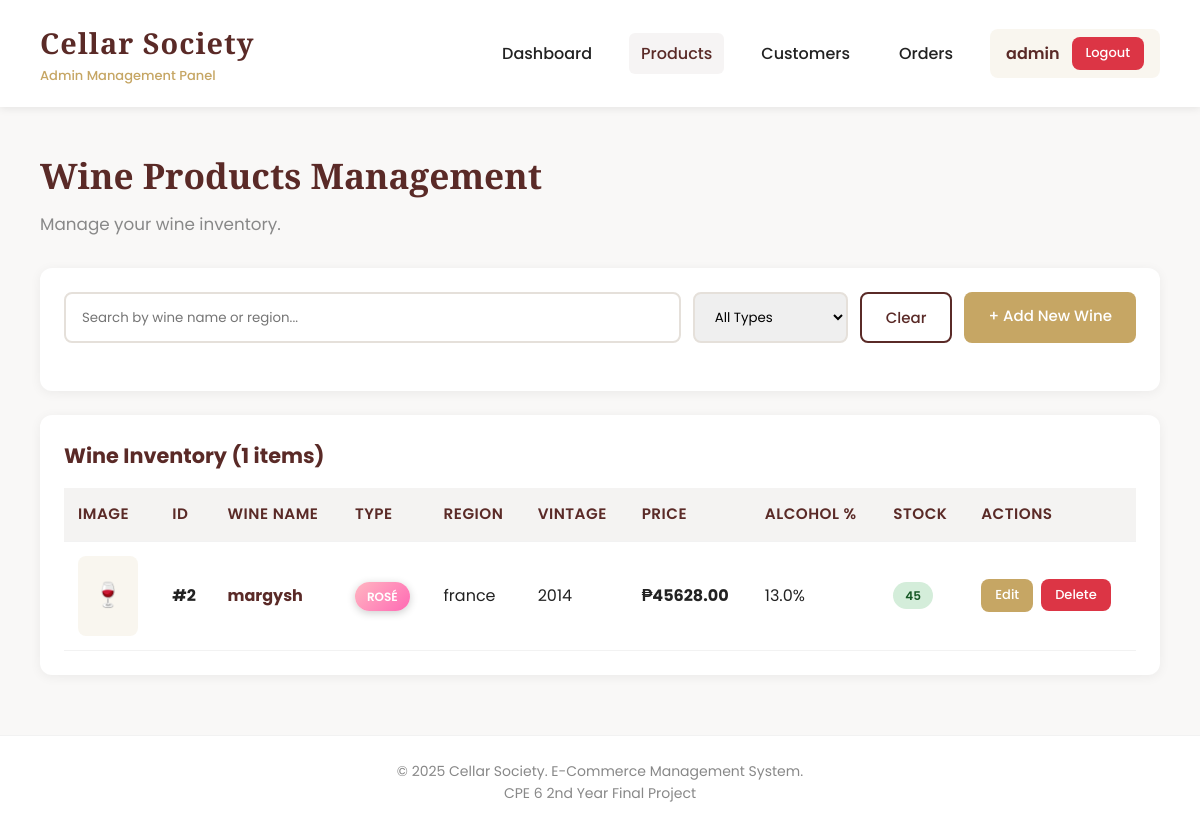
Page /products (signed in) on the earlier database version.
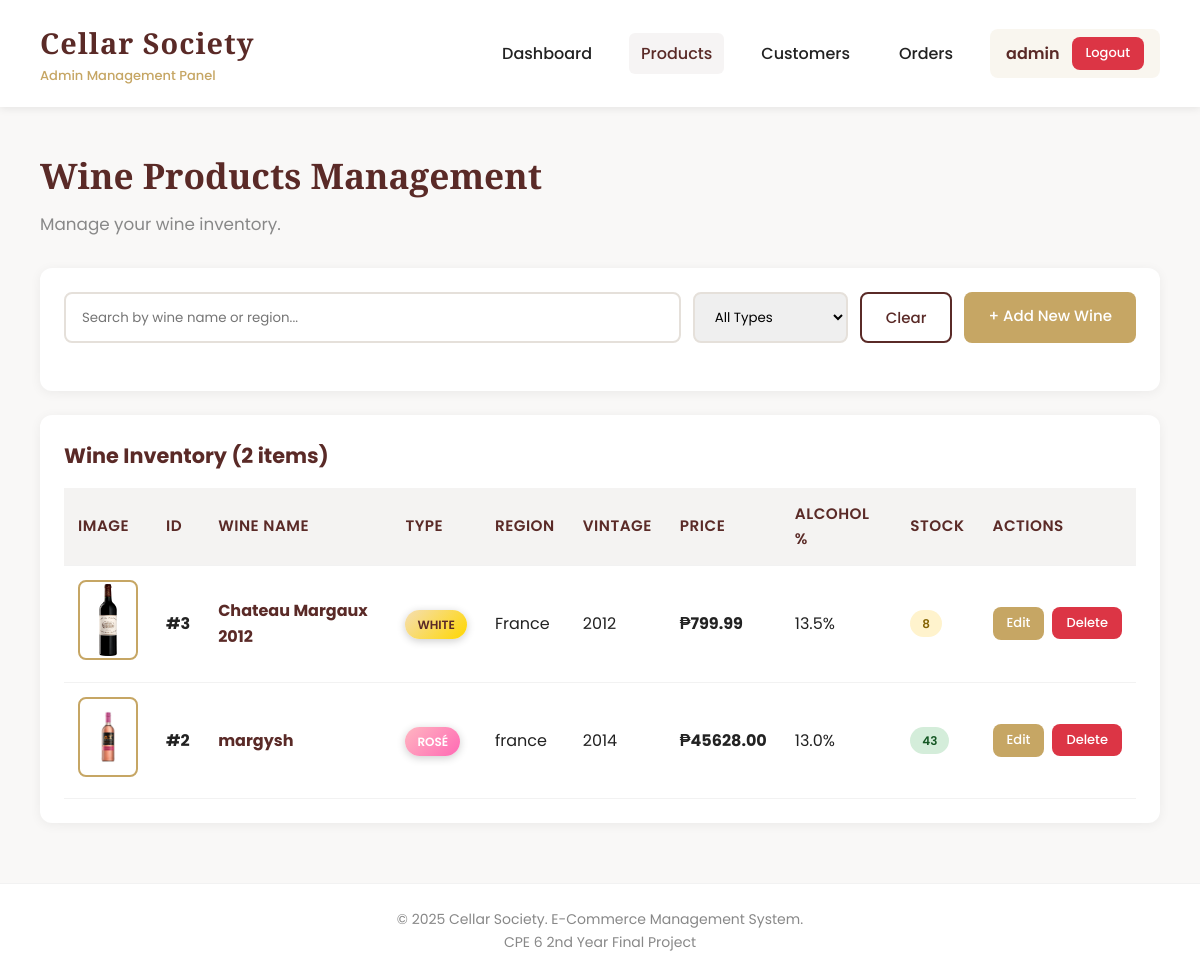
Same page on the later database version.
### tables this page shows
CREATE TABLE products (
        id INTEGER PRIMARY KEY AUTOINCREMENT,
        name TEXT NOT NULL,
        type TEXT NOT NULL,
        region TEXT NOT NULL,
        vintage INTEGER NOT NULL,
        price REAL NOT NULL,
        alcohol REAL NOT NULL,
        stock INTEGER NOT NULL,
        description TEXT,
        image_url TEXT,
        created_at TIMESTAMP DEFAULT CURRENT_TIMESTAMP
    );

### app.py (the view)
@app.route('/products')
@login_required
def products():
    conn = get_db_connection()
    products = conn.execute(
        'SELECT * FROM products ORDER BY created_at DESC'
    ).fetchall()
    conn.close()
    load_products_to_cache()
    return render_template('admin/products.html', products=products)

### app.py (called while the page is built)
def get_db_connection():
    conn = sqlite3.connect('cellar_society.db')
    conn.row_factory = sqlite3.Row
    return conn

def load_products_to_cache():
    conn = sqlite3.connect('cellar_society.db')
    c = conn.cursor()
    c.execute("SELECT * FROM products")
    products = c.fetchall()
    conn.close()
    product_cache.table.clear()
    for p in products:
        product_data = {
            'id': p[0],
            'name': p[1],
            'type': p[2],
            'region': p[3],
            'vintage': p[4],
            'price': p[5],
            'alcohol': p[6],
            'stock': p[7],
            'description': p[8],
            'image_url': p[9]
        }
        product_cache.insert(p[0], product_data)

def login_required(f):
    @wraps(f)
    def decorated_function(*args, **kwargs):
        if 'admin_id' not in session:
            flash('Please login first', 'error')
            return redirect(url_for('login'))
        return f(*args, **kwargs)
    return decorated_function

    def insert(self, product_id, product_data):
        self.table[product_id] = product_data

### templates/admin/products.html (shortened to what this page needs)
{% extends "admin/base.html" %}
{% block content %}
<div class="page-header">
    <h2>Wine Products Management</h2>
    <p>Manage your wine inventory.</p>
</div>
<div class="card">
    <div class="search-bar">
        <input type="text" id="searchInput" placeholder="Search by wine name or region..." oninput="filterProducts()">
        <select id="typeFilter" onchange="filterProducts()">
            <option value="">All Types</option>
        </select>
        <button onclick="clearFilters()" class="btn ghost">Clear</button>
        <a href="{{ url_for('add_product') }}" class="btn accent">+ Add New Wine</a>
    </div>
</div>
<div class="card">
    <h3 id="productCount">Wine Inventory ({{ products|length }} items)</h3>
    {% if products %}
    <div class="table-container">
        <table>
            <thead>
                <tr>
                    <th>Image</th>
                    <th>ID</th>
                    <th>Wine Name</th>
                    <th>Type</th>
                    <th>Region</th>
                    <th>Vintage</th>
                    <th>Price</th>
                    <th>Alcohol %</th>
                    <th>Stock</th>
                    <th>Actions</th>
                </tr>
            </thead>
            <tbody id="productTableBody">
                {% for product in products %}
                <tr>
                    <td>
                        {% if product.image_url %}
                        <img src="{{ product.image_url }}"
                             alt="{{ product.name }}"
                             style="width: 60px; height: 80px; object-fit: contain; border-radius: 8px; border: 2px solid var(--accent); background: white; padding: 2px;">
                        {% else %}
                        <div style="width: 60px; height: 80px; background: rgba(198, 166, 100, 0.1); border-radius: 8px; display: flex; align-items: center; justify-content: center; color: var(--muted); font-size: 24px;">
                            🍷
                        </div>
                        {% endif %}
                    </td>
                    <td><strong>#{{ product.id }}</strong></td>
                    <td><strong style="color: var(--primary);">{{ product.name }}</strong></td>
                    <td>
                        {% if product.type == 'Red' %}
                            <span style="background: linear-gradient(135deg, #8B0000, #DC143C); color: white; padding: 6px 12px; border-radius: 20px; font-size: 12px; font-weight: 600;
                            text-transform: uppercase; box-shadow: 0 2px 8px rgba(0,0,0,0.2);">
                                Red
                            </span>
                        {% elif product.type == 'White' %}
                            <span style="background: linear-gradient(135deg, #F5DEB3, #FFD700); color: #5a2a27; padding: 6px 12px; border-radius: 20px; font-size: 12px; font-weight: 600;
                            text-transform: uppercase; box-shadow: 0 2px 8px rgba(0,0,0,0.2);">
                                White
                            </span>
                        {% elif product.type == 'Rosé' %}
                            <span style="background: linear-gradient(135deg, #FFB6C1, #FF69B4); color: white; padding: 6px 12px; border-radius: 20px; font-size: 12px; font-weight: 600;
                            text-transform: uppercase; box-shadow: 0 2px 8px rgba(0,0,0,0.2);">
                                Rosé
                            </span>
                        {% elif product.type == 'Sparkling' %}
                            <span style="background: linear-gradient(135deg, #FFD700, #FFA500); color: white; padding: 6px 12px; border-radius: 20px; font-size: 12px; font-weight: 600;
                            text-transform: uppercase; box-shadow: 0 2px 8px rgba(0,0,0,0.2);">
                                Sparkling
                            </span>
                        {% elif product.type == 'Dessert' %}
                            <span style="background: linear-gradient(135deg, #D2691E, #8B4513); color: white; padding: 6px 12px; border-radius: 20px; font-size: 12px; font-weight: 600;
                            text-transform: uppercase; box-shadow: 0 2px 8px rgba(0,0,0,0.2);">
                                Dessert
                            </span>
                        {% elif product.type == 'Fortified' %}
                            <span style="background: linear-gradient(135deg, #654321, #8B4513); color: white; padding: 6px 12px; border-radius: 20px; font-size: 12px; font-weight: 600;
                            text-transform: uppercase; box-shadow: 0 2px 8px rgba(0,0,0,0.2);">
                                Fortified
                            </span>
                        {% else %}
                            <span style="background: linear-gradient(135deg, var(--primary), #6a302c); color: white; padding: 6px 12px; border-radius: 20px; font-size: 12px; font-weight: 600;
                            text-transform: uppercase; box-shadow: 0 2px 8px rgba(0,0,0,0.2);">
                                {{ product.type }}
                            </span>
                        {% endif %}
                    </td>
                    <td>{{ product.region }}</td>
                    <td>{{ product.vintage }}</td>
                    <td><strong>₱{{ "%.2f"|format(product.price) }}</strong></td>
                    <td>{{ product.alcohol }}%</td>
                    <td>
                        {% if product.stock > 10 %}
                            <span class="badge success">{{ product.stock }}</span>
                        {% elif product.stock > 0 %}
                            <span class="badge warning">{{ product.stock }}</span>
                        {% else %}
                            <span class="badge danger">Out of Stock</span>
                        {% endif %}
                    </td>
                    <td>
                        <div class="actions">
                            <a href="{{ url_for('edit_product', product_id=product.id) }}" class="btn btn-small accent">Edit</a>
                            <form method="POST" action="{{ url_for('delete_product', product_id=product.id) }}" style="display: inline;" onsubmit="return confirm('Are you sure you want to delete {{ product.name }}?');">
                                <button type="submit" class="btn btn-small danger">Delete</button>
                            </form>
                        </div>
                    </td>
                </tr>
                {% endfor %}
            </tbody>
        </table>
    </div>
    {% else %}
    <div class="empty-state">
        <h3>No Wines Found</h3>
        <p>Start by adding your first wine product to the inventory.</p>
        <a href="{{ url_for('add_product') }}" class="btn primary" style="margin-top: 16px;">+ Add First Wine</a>
    </div>
    {% endif %}
</div>
{% endblock %}

### templates/admin/base.html (shortened to what this page needs)
<!DOCTYPE html>
<html lang="en">
<head>
</head>
<body>
    <header>
        <div class="brand">
            <h1>Cellar Society</h1>
            <small>Admin Management Panel</small>
        </div>
        {% if session.admin_id %}
        <nav>
            <a href="{{ url_for('dashboard') }}" {% if request.endpoint == 'dashboard' %}class="active"{% endif %}>Dashboard</a>
            <a href="{{ url_for('products') }}" {% if request.endpoint in ['products', 'add_product', 'edit_product'] %}class="active"{% endif %}>Products</a>
            <a href="{{ url_for('customers') }}" {% if request.endpoint in ['customers', 'customer_detail'] %}class="active"{% endif %}>Customers</a>
            <a href="{{ url_for('orders') }}" {% if request.endpoint in ['orders', 'order_detail'] %}class="active"{% endif %}>Orders</a>
            <div class="user-info">
                <span>{{ session.admin_username }}</span>
                <a href="{{ url_for('logout') }}" class="btn btn-small danger">Logout</a>
            </div>
        </nav>
        {% endif %}
    </header>
    <main>
        {% block content %}{% endblock %}
    </main>
    <footer>
        <p>&copy; 2025 Cellar Society. E-Commerce Management System.</p>
        <p>CPE 6 2nd Year Final Project</p>
    </footer>
</body>
</html>

### templates/admin/base.html (style rules this page uses)
:root { --primary: #5a2a27; --accent: #c6a664; --bg: #f9f8f7; --card-bg: #ffffff; --text: #222; --muted: #888; --success: #28a745; --danger: #dc3545; --warning: #ffc107; }
* { margin: 0; padding: 0; box-sizing: border-box; }
body { font-family: 'Poppins', sans-serif; background: var(--bg); color: var(--text); line-height: 1.6; }
header { background: var(--card-bg); box-shadow: 0 2px 8px rgba(0,0,0,0.08); padding: 20px 40px; display: flex; justify-content: space-between; align-items: center; position: sticky; top: 0; z-index: 100; }
.brand { display: flex; flex-direction: column; }
.brand h1 { font-family: 'Playfair Display', serif; color: var(--primary); font-size: 1.8em; margin: 0; letter-spacing: 1px; }
.brand small { color: var(--accent); font-size: 13px; font-weight: 500; }
nav { display: flex; gap: 25px; align-items: center; }
nav a { text-decoration: none; color: var(--text); font-weight: 500; transition: color 0.3s; padding: 8px 12px; border-radius: 6px; }
nav a:hover, nav a.active { color: var(--primary); background: rgba(90, 42, 39, 0.05); }
.user-info { display: flex; align-items: center; gap: 12px; padding: 8px 16px; background: rgba(198, 166, 100, 0.1); border-radius: 8px; }
.user-info span { color: var(--primary); font-weight: 600; }
main { max-width: 1400px; margin: 40px auto; padding: 0 40px; }
.page-header { margin-bottom: 30px; }
.page-header h2 { font-family: 'Playfair Display', serif; color: var(--primary); font-size: 2.2em; margin-bottom: 8px; }
.page-header p { color: var(--muted); font-size: 1.05em; }
.card { background: var(--card-bg); border-radius: 12px; box-shadow: 0 2px 12px rgba(0,0,0,0.06); padding: 24px; margin-bottom: 24px; }
.card h3 { color: var(--primary); margin-bottom: 16px; font-size: 1.3em; }
.btn { padding: 12px 24px; border: none; border-radius: 8px; cursor: pointer; font-family: 'Poppins'; font-weight: 500; font-size: 15px; transition: all 0.3s; text-decoration: none; display: inline-block; }
.btn.accent { background: var(--accent); color: white; }
.btn.danger { background: var(--danger); color: white; }
.btn.ghost { background: transparent; border: 2px solid var(--primary); color: var(--primary); }
.btn-small { padding: 6px 14px; font-size: 13px; }
.table-container { overflow-x: auto; }
table { width: 100%; border-collapse: collapse; }
th, td { padding: 14px; text-align: left; border-bottom: 1px solid rgba(0,0,0,0.05); }
th { background: #f4f3f2; color: var(--primary); font-weight: 600; font-size: 0.95em; text-transform: uppercase; letter-spacing: 0.5px; }
.search-bar { display: flex; gap: 12px; margin-bottom: 24px; flex-wrap: wrap; }
.search-bar input { flex: 1; min-width: 250px; padding: 12px 16px; border: 2px solid #e5e0da; border-radius: 8px; font-family: 'Poppins'; }
.search-bar select { padding: 12px 16px; border: 2px solid #e5e0da; border-radius: 8px; font-family: 'Poppins'; }
.badge { display: inline-block; padding: 4px 12px; border-radius: 20px; font-size: 12px; font-weight: 600; text-transform: uppercase; }
.badge.success { background: #d4edda; color: #155724; }
.badge.warning { background: #fff3cd; color: #856404; }
footer { text-align: center; padding: 24px; color: var(--muted); font-size: 14px; border-top: 1px solid rgba(0,0,0,0.05); background: var(--card-bg); margin-top: 60px; }
.actions { display: flex; gap: 8px; }

Differences in the rows shown:
added products: image_url (picture), id "3", name "Chateau Margaux 2012", type "WHITE", region "France", vintage "2012", price "799.99", alcohol "13.5", stock "8"
changed products "margysh": image_url: picture added; stock "45" → "43"; no longer shows "🍷"
Other differences:
{{ products|length }}: "1" → "2"
